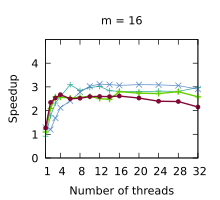

This chart was generated by the following gnuplot code:
set title "m = 16"
set terminal pdf size 2.2,2.0
set output "./results/Compactions_n___4,194,304,_m___16.pdf"
set key off
set xrange [1:32]
set xtics (1, 4, 8, 12, 16, 20, 24, 28, 32)
set xlabel "Number of threads"
set yrange [0:5]
set ytics (0, 1, 2, 3, 4)
set ylabel "Speedup"
plot './results/Compactions_n___4,194,304,_m___16.dat' using 1:2 title "Outer parallelism" pointsize 0.7 lw 1 pt 1 linecolor rgb "#24A793" with linespoints, \
  './results/Compactions_n___4,194,304,_m___16.dat' using 1:3 title "Inner parallelism" pointsize 0.7 lw 1 pt 2 linecolor rgb "#5287C6" with linespoints, \
  './results/Compactions_n___4,194,304,_m___16.dat' using 1:4 title "Multi-atomics 64 32" pointsize 0.7 lw 2 pt 1 linecolor rgb "#64D000" with linespoints, \
  './results/Compactions_n___4,194,304,_m___16.dat' using 1:5 title "WorkAssisting 32" pointsize 0.4 lw 2 pt 7 linecolor rgb "#800A35" with linespoints
